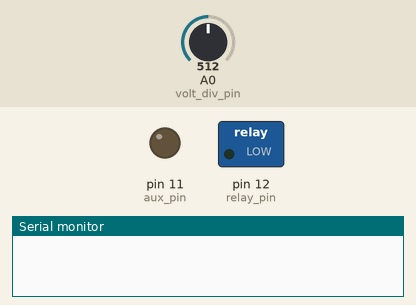
Recording of a sketch running on a simulated Arduino Uno, built with avr-gcc and run on an emulated ATmega328P. On the bench: switched loads named in the sketch (green lamp = pin HIGH), output pins drawn as LEDs (lit = HIGH), the last lines printed to the serial monitor. Inputs (shaded band) come from the test bench; at power-on: A0 (volt_div_pin) = 512.

Above: at 0.1 s.
At 3.1 s:
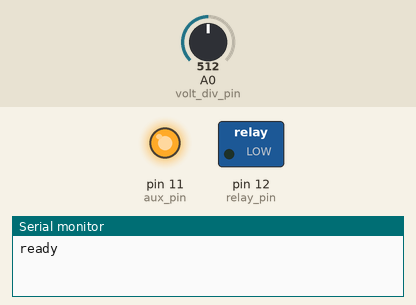
At 127.1 s:
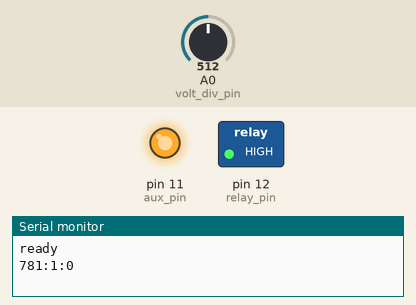
Timing chart, 0 to 128.6 s (numbered marks = the images above):
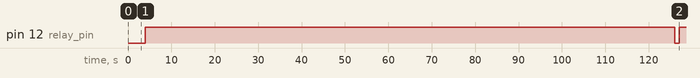

Measured:
- by itself, pin 12 (relay_pin): LOW → HIGH at 4.0 s, → LOW 122 s later, → HIGH 1.0 s later

The sketch:

sketch.ino
```cpp
int volt_div_pin  = A0;
int relay_pin     = 12;
int aux_pin       = 11;
int aux_pin_state = 0;
int now           = 0;
int voltage_warn  = 0;
int last_voltage  = -1;
int wait_time     = 120;

unsigned long  start_time = 0;

// Based on http://www.energymatters.com.au/components/battery-voltage-discharge/
float shut_off_voltage   = 12.20;
float power_on_voltage   = 12.70;
float voltage     = 0;


void wait(int seconds)
{
    for (int i = 0; i <= seconds; i++)
    {
        delay(1000);
    }
}


void relay_on(int pin)
{
    if (pin == aux_pin)
    {
        aux_pin_state = 1;
    }

    digitalWrite(pin, LOW);
    delay(1000);
}


void relay_off(int pin)
{
    if (pin == aux_pin)
    {
        aux_pin_state = 0;
    }

    digitalWrite(pin, HIGH);
    delay(1000);
}


void low_voltage_routine()
{
    relay_off(aux_pin);
}


void nominal_voltage_routine()
{
    relay_on(aux_pin);
}


void setup()
{
    Serial.begin(9600);

    pinMode(volt_div_pin, INPUT);

    relay_on(relay_pin);
    relay_off(relay_pin);
    relay_off(aux_pin);

    pinMode(relay_pin,    OUTPUT);
    pinMode(aux_pin,      OUTPUT);

    Serial.println("ready");
    Serial.flush();

}


void loop()
{

    float avg_voltage = 0;
    float raw_input   = 0;

    relay_on(relay_pin);

    raw_input = analogRead(volt_div_pin);
    voltage = ((raw_input/1024) * 5)/.32;

    /* Basically this triple checks that the voltage is low so we don't sit there
       and flip the relay on and off just because it had an incorrect reading */
    if (voltage <= shut_off_voltage)
    {
            if (voltage_warn < 3)
            {
                voltage_warn++;
            }
    }

    else
    {

        if (voltage_warn > 0)
        {
            voltage_warn--;
        }

    }

    if (voltage_warn == 3)
    {
        low_voltage_routine();
    }


    else if (voltage >= power_on_voltage && aux_pin_state == 0)
    {
        nominal_voltage_routine();
    }

    /* Turn voltage into an int */
    last_voltage = voltage * 100;


    relay_off(relay_pin);

    /* Output the voltage in an easy format */
    Serial.print(last_voltage);
    Serial.print(":");
    Serial.print(voltage_warn);
    Serial.print(":");
    Serial.println(aux_pin_state);
    Serial.flush();


    wait(wait_time);
}
```
